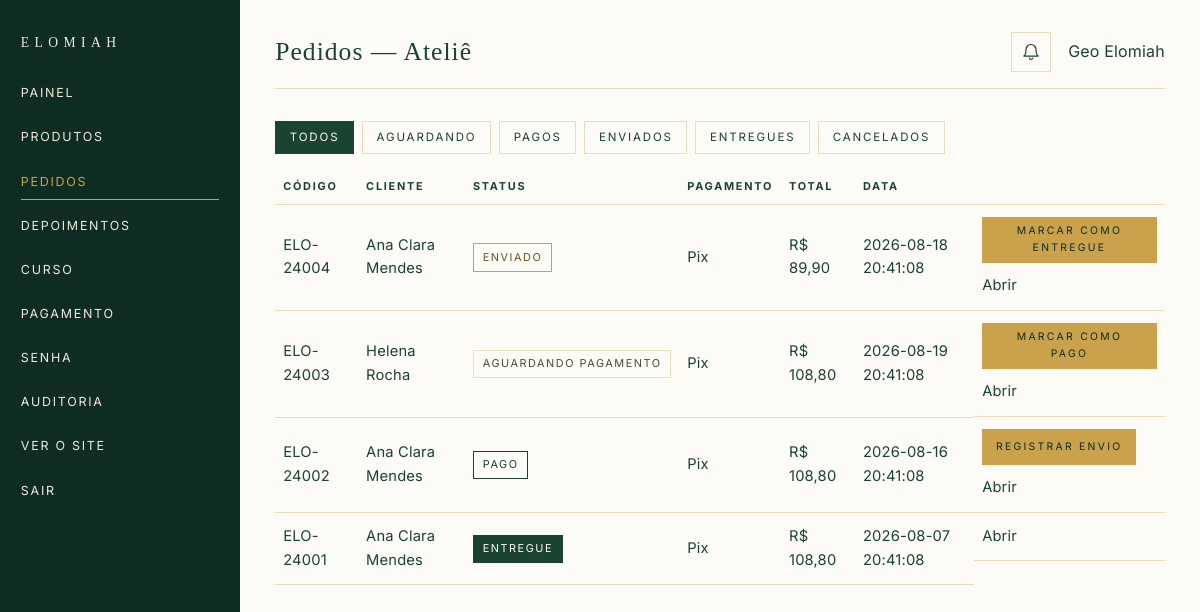
/admin/pedidos (signed in), run on the app's committed database.
### tables this page shows
CREATE TABLE `usuarios` (
  `id` INT UNSIGNED NOT NULL AUTO_INCREMENT,
  `nome` VARCHAR(120) NOT NULL,
  `email` VARCHAR(180) NOT NULL,
  `senha_hash` VARCHAR(255) NOT NULL,
  `telefone` VARCHAR(20) DEFAULT NULL,
  `role` ENUM('cliente','admin') NOT NULL DEFAULT 'cliente',
  `status` ENUM('ativo','inativo') NOT NULL DEFAULT 'ativo',
  `email_verified_at` DATETIME DEFAULT NULL,
  `failed_login_attempts` INT UNSIGNED NOT NULL DEFAULT 0,
  `locked_until` DATETIME DEFAULT NULL,
  `created_at` DATETIME NOT NULL DEFAULT CURRENT_TIMESTAMP,
  `updated_at` DATETIME NOT NULL DEFAULT CURRENT_TIMESTAMP ON UPDATE CURRENT_TIMESTAMP,
  PRIMARY KEY (`id`),
  UNIQUE KEY `uk_usuarios_email` (`email`),
  KEY `idx_usuarios_role` (`role`),
  KEY `idx_usuarios_status` (`status`)
);

CREATE TABLE `pedidos` (
  `id` INT UNSIGNED NOT NULL AUTO_INCREMENT,
  `usuario_id` INT UNSIGNED DEFAULT NULL,
  `endereco_id` INT UNSIGNED DEFAULT NULL,
  `codigo` VARCHAR(20) NOT NULL,
  `status` ENUM('pendente','pago','enviado','entregue','cancelado') NOT NULL DEFAULT 'pendente',
  `subtotal` DECIMAL(10,2) NOT NULL DEFAULT 0.00,
  `frete` DECIMAL(10,2) NOT NULL DEFAULT 0.00,
  `desconto` DECIMAL(10,2) NOT NULL DEFAULT 0.00,
  `total` DECIMAL(10,2) NOT NULL DEFAULT 0.00,
  `metodo_pagamento` VARCHAR(40) DEFAULT 'pix',
  `cartao_bandeira` VARCHAR(20) DEFAULT NULL,
  `cartao_final` CHAR(4) DEFAULT NULL,
  `parcelas` TINYINT UNSIGNED DEFAULT NULL,
  `mp_preference_id` VARCHAR(80) DEFAULT NULL,
  `mp_init_point` VARCHAR(500) DEFAULT NULL,
  `mp_payment_id` VARCHAR(40) DEFAULT NULL,
  `mp_status` VARCHAR(40) DEFAULT NULL,
  `pix_qr_code` TEXT DEFAULT NULL,
  `pix_qr_base64` MEDIUMTEXT DEFAULT NULL,
  `codigo_rastreio` VARCHAR(80) DEFAULT NULL,
  `transportadora` VARCHAR(80) DEFAULT NULL,
  `pago_em` DATETIME DEFAULT NULL,
  `enviado_em` DATETIME DEFAULT NULL,
  `entregue_em` DATETIME DEFAULT NULL,
  `cancelado_em` DATETIME DEFAULT NULL,
  `observacoes` TEXT,
  `nome_cliente` VARCHAR(120) DEFAULT NULL,
  `email_cliente` VARCHAR(180) DEFAULT NULL,
  `telefone_cliente` VARCHAR(20) DEFAULT NULL,
  `created_at` DATETIME NOT NULL DEFAULT CURRENT_TIMESTAMP,
  `updated_at` DATETIME NOT NULL DEFAULT CURRENT_TIMESTAMP ON UPDATE CURRENT_TIMESTAMP,
  PRIMARY KEY (`id`),
  UNIQUE KEY `uk_pedidos_codigo` (`codigo`),
  KEY `idx_pedidos_status` (`status`),
  KEY `idx_pedidos_usuario` (`usuario_id`),
  KEY `idx_pedidos_created` (`created_at`),
  CONSTRAINT `fk_pedidos_usuario` FOREIGN KEY (`usuario_id`) REFERENCES `usuarios` (`id`) ON DELETE SET NULL,
  CONSTRAINT `fk_pedidos_endereco` FOREIGN KEY (`endereco_id`) REFERENCES `enderecos` (`id`) ON DELETE SET NULL
);

### app/Views/admin/pedidos/index.php (the view, shortened to what the rows shown need)
<?php
$rotulos = [
    'pendente' => 'Aguardando',
    'pago' => 'Pagos',
    'enviado' => 'Enviados',
    'entregue' => 'Entregues',
    'cancelado' => 'Cancelados',
];
?>
<div class="chip-row" style="margin-bottom:1rem">
    <a class="chip <?= ($status ?? '') === '' ? 'is-on' : '' ?>" href="<?= e(url('/admin/pedidos')) ?>">Todos</a>
    <?php foreach ($rotulos as $s => $label): ?>
        <a class="chip <?= ($status ?? '') === $s ? 'is-on' : '' ?>" href="<?= e(url('/admin/pedidos?status=' . $s)) ?>"><?= e($label) ?></a>
    <?php endforeach; ?>
</div>
<?php if (empty($pedidos)): ?>
    <p>Nenhum pedido neste filtro.</p>
<?php else: ?>
<table class="table">
    <thead>
    <tr>
        <th>Código</th>
        <th>Cliente</th>
        <th>Status</th>
        <th>Pagamento</th>
        <th>Total</th>
        <th>Data</th>
        <th></th>
    </tr>
    </thead>
    <tbody>
    <?php foreach ($pedidos as $p): ?>
        <?php $acao = pedido_status_acao($p['status'] ?? ''); ?>
        <tr>
            <td><a href="<?= e(url('/admin/pedidos/' . $p['id'])) ?>"><?= e($p['codigo']) ?></a></td>
            <td><?= e($p['nome_cliente'] ?? '') ?></td>
            <td><span class="status-pill status-<?= e($p['status']) ?>"><?= e(pedido_status_rotulo($p['status'])) ?></span></td>
            <td><?= e(pagamento_rotulo($p['metodo_pagamento'] ?? '')) ?></td>
            <td><?= e(money($p['total'])) ?></td>
            <td><?= e($p['created_at']) ?></td>
            <td class="pedido-acoes">
                <?php if ($acao && $acao['status'] === 'enviado'): ?>
                    <a class="btn btn-gold btn-compact" href="<?= e(url('/admin/pedidos/' . $p['id'])) ?>">Registrar envio</a>
                <?php elseif ($acao): ?>
                    <form method="post" action="<?= e(url('/admin/pedidos/' . $p['id'] . '/status')) ?>">
                        <button class="btn btn-gold btn-compact" type="submit"><?= e($acao['rotulo']) ?></button>
                    </form>
                <?php endif; ?>
                <a href="<?= e(url('/admin/pedidos/' . $p['id'])) ?>">Abrir</a>
            </td>
        </tr>
    <?php endforeach; ?>
    </tbody>
</table>
<?php endif; ?>

### app/Views/layouts/admin.php (shortened to what the rows shown need)
<!DOCTYPE html>
<html lang="pt-BR">
<head>
    <link rel="stylesheet" href="<?= e(asset('css/app.css')) ?>">
    <link rel="stylesheet" href="<?= e(asset('css/admin.css')) ?>">
</head>
<body class="admin-body">
<aside class="admin-side">
    <a class="admin-brand" href="<?= e(url('/admin')) ?>">ELOMIAH</a>
    <nav class="admin-nav">
        <a class="<?= is_active('/admin') && current_path() === '/admin' ? 'is-on' : '' ?>" href="<?= e(url('/admin')) ?>">Painel</a>
        <a class="<?= is_active('/admin/produtos') ? 'is-on' : '' ?>" href="<?= e(url('/admin/produtos')) ?>">Produtos</a>
        <a class="<?= is_active('/admin/pedidos') ? 'is-on' : '' ?>" href="<?= e(url('/admin/pedidos')) ?>">
            Pedidos
        </a>
        <a class="<?= is_active('/admin/depoimentos') ? 'is-on' : '' ?>" href="<?= e(url('/admin/depoimentos')) ?>">Depoimentos</a>
        <a class="<?= is_active('/admin/curso') ? 'is-on' : '' ?>" href="<?= e(url('/admin/curso')) ?>">Curso</a>
        <a class="<?= is_active('/admin/pagamento') ? 'is-on' : '' ?>" href="<?= e(url('/admin/pagamento')) ?>">Pagamento</a>
        <a class="<?= is_active('/admin/conta') ? 'is-on' : '' ?>" href="<?= e(url('/admin/conta')) ?>">Senha</a>
        <a class="<?= is_active('/admin/logs') ? 'is-on' : '' ?>" href="<?= e(url('/admin/logs')) ?>">Auditoria</a>
        <a href="<?= e(url('/')) ?>">Ver o site</a>
        <a href="<?= e(url('/admin/sair')) ?>">Sair</a>
    </nav>
</aside>
<div class="admin-main">
    <div class="admin-top">
        <h1 style="font-family:Playfair Display,serif;font-size:1.6rem;margin:0"><?= e($title ?? '') ?></h1>
        <div class="admin-top-end">
            <div class="admin-notify" data-notify>
                <button class="admin-notify-btn" type="button" aria-label="Notificações" data-notify-toggle>
                    <svg viewBox="0 0 24 24" width="20" height="20" fill="none" stroke="currentColor" stroke-width="1.4" aria-hidden="true">
                        <path d="M6 9a6 6 0 1 1 12 0c0 7 3 8 3 8H3s3-1 3-8"/>
                        <path d="M10 19a2 2 0 0 0 4 0"/>
                    </svg>
                </button>
            </div>
            <span><?= e(\App\Core\Auth::user()['nome'] ?? '') ?></span>
        </div>
    </div>
    <?= $content ?? '' ?>
</div>
</body>
</html>

### app/Core/Router.php (shortened to what the rows shown need)
<?php
final class Router
{
    private array $routes = [];
    public function add(string $method, string $path, array $handler, array $middleware = []): void
    {
        $this->routes[] = [
            'method' => strtoupper($method),
            'pattern' => $this->compile($path),
            'handler' => $handler,
            'middleware' => $middleware,
        ];
    }
    public function dispatch(Request $request): mixed
    {
        $method = $request->method();
        $path = $request->path();
        foreach ($this->routes as $route) {
            if ($route['method'] !== $method) {
                continue;
            }
            if (!preg_match($route['pattern'], $path, $matches)) {
                continue;
            }
            $params = array_filter($matches, 'is_string', ARRAY_FILTER_USE_KEY);
            foreach ($route['middleware'] as $middleware) {
                $instance = new $middleware();
                $instance->handle($request);
            }
            [$class, $action] = $route['handler'];
            $controller = new $class();
            return $controller->{$action}($request, $params);
        }
    }
    private function compile(string $path): string
    {
        $path = rtrim($path, '/') ?: '/';
        $regex = preg_replace('#\{([a-zA-Z_][a-zA-Z0-9_]*)\}#', '(?P<$1>[^/]+)', $path);
        return '#^' . $regex . '$#';
    }
}

### data on the page
usuarios: nome "Geo Elomiah"
pedidos: codigo "ELO-24004", nome_cliente "Ana Clara Mendes", status "ENVIADO", metodo_pagamento "Pix", total "R$ 89,90", created_at "2026-08-18 20:41:08", status "MARCAR COMO ENTREGUE"
pedidos: codigo "ELO-24003", nome_cliente "Helena Rocha", status "AGUARDANDO PAGAMENTO", metodo_pagamento "Pix", total "R$ 108,80", created_at "2026-08-19 20:41:08", status "MARCAR COMO PAGO"
pedidos: codigo "ELO-24002", nome_cliente "Ana Clara Mendes", status "PAGO", metodo_pagamento "Pix", total "R$ 108,80", created_at "2026-08-16 20:41:08"
pedidos: codigo "ELO-24001", nome_cliente "Ana Clara Mendes", status "ENTREGUE", metodo_pagamento "Pix", total "R$ 108,80", created_at "2026-08-07 20:41:08"

### other printed values
$label "AGUARDANDO"
$label "PAGOS"
$label "ENVIADOS"
$label "ENTREGUES"
$label "CANCELADOS"
